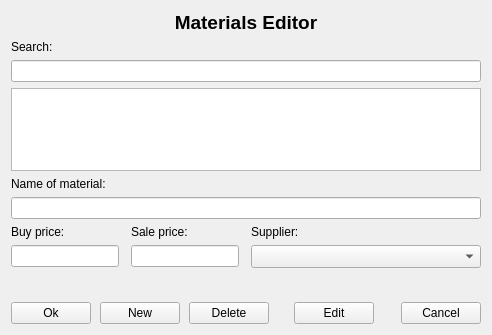
<?xml version="1.0" encoding="UTF-8"?>
<ui version="4.0">
 <author>@atp@</author>
 <class>AtpModulesMaterials</class>
 <widget class="QWidget" name="AtpModulesMaterials">
  <property name="geometry">
   <rect>
    <x>0</x>
    <y>0</y>
    <width>491</width>
    <height>335</height>
   </rect>
  </property>
  <property name="windowTitle">
   <string>Form</string>
  </property>
  <layout class="QGridLayout" name="gridLayout_2">
   <item row="1" column="0">
    <widget class="QLabel" name="label_5">
     <property name="text">
      <string>Search:</string>
     </property>
    </widget>
   </item>
   <item row="4" column="0">
    <widget class="QLabel" name="label_4">
     <property name="text">
      <string>Name of material:</string>
     </property>
    </widget>
   </item>
   <item row="6" column="0">
    <widget class="QLabel" name="label_3">
     <property name="text">
      <string>Buy price:</string>
     </property>
    </widget>
   </item>
   <item row="6" column="2">
    <widget class="QLabel" name="label_2">
     <property name="text">
      <string>Sale price:</string>
     </property>
    </widget>
   </item>
   <item row="6" column="5">
    <widget class="QLabel" name="label">
     <property name="text">
      <string>Supplier:</string>
     </property>
    </widget>
   </item>
   <item row="7" column="0">
    <widget class="QLineEdit" name="editBuy">
     <property name="sizePolicy">
      <sizepolicy hsizetype="Fixed" vsizetype="Fixed">
       <horstretch>0</horstretch>
       <verstretch>0</verstretch>
      </sizepolicy>
     </property>
    </widget>
   </item>
   <item row="7" column="1">
    <spacer name="horizontalSpacer_5">
     <property name="orientation">
      <enum>Qt::Horizontal</enum>
     </property>
     <property name="sizeHint" stdset="0">
      <size>
       <width>0</width>
       <height>20</height>
      </size>
     </property>
    </spacer>
   </item>
   <item row="7" column="2" colspan="2">
    <widget class="QLineEdit" name="editSale">
     <property name="sizePolicy">
      <sizepolicy hsizetype="Fixed" vsizetype="Fixed">
       <horstretch>0</horstretch>
       <verstretch>0</verstretch>
      </sizepolicy>
     </property>
    </widget>
   </item>
   <item row="7" column="4">
    <spacer name="horizontalSpacer_6">
     <property name="orientation">
      <enum>Qt::Horizontal</enum>
     </property>
     <property name="sizeHint" stdset="0">
      <size>
       <width>0</width>
       <height>20</height>
      </size>
     </property>
    </spacer>
   </item>
   <item row="7" column="5">
    <widget class="QComboBox" name="comboSupplier">
     <property name="sizePolicy">
      <sizepolicy hsizetype="Expanding" vsizetype="Fixed">
       <horstretch>0</horstretch>
       <verstretch>0</verstretch>
      </sizepolicy>
     </property>
     <property name="minimumSize">
      <size>
       <width>230</width>
       <height>23</height>
      </size>
     </property>
     <property name="maximumSize">
      <size>
       <width>300</width>
       <height>23</height>
      </size>
     </property>
    </widget>
   </item>
   <item row="8" column="3">
    <spacer name="verticalSpacer">
     <property name="orientation">
      <enum>Qt::Vertical</enum>
     </property>
     <property name="sizeType">
      <enum>QSizePolicy::Fixed</enum>
     </property>
     <property name="sizeHint" stdset="0">
      <size>
       <width>20</width>
       <height>28</height>
      </size>
     </property>
    </spacer>
   </item>
   <item row="9" column="0" colspan="6">
    <layout class="QGridLayout" name="gridLayout">
     <item row="0" column="0">
      <widget class="QPushButton" name="buttonOk">
       <property name="sizePolicy">
        <sizepolicy hsizetype="Fixed" vsizetype="Fixed">
         <horstretch>0</horstretch>
         <verstretch>0</verstretch>
        </sizepolicy>
       </property>
       <property name="text">
        <string>Ok</string>
       </property>
      </widget>
     </item>
     <item row="0" column="1">
      <spacer name="horizontalSpacer">
       <property name="orientation">
        <enum>Qt::Horizontal</enum>
       </property>
       <property name="sizeHint" stdset="0">
        <size>
         <width>37</width>
         <height>17</height>
        </size>
       </property>
      </spacer>
     </item>
     <item row="0" column="2">
      <widget class="QPushButton" name="buttonNew">
       <property name="sizePolicy">
        <sizepolicy hsizetype="Fixed" vsizetype="Fixed">
         <horstretch>0</horstretch>
         <verstretch>0</verstretch>
        </sizepolicy>
       </property>
       <property name="text">
        <string>New</string>
       </property>
      </widget>
     </item>
     <item row="0" column="3">
      <spacer name="horizontalSpacer_2">
       <property name="orientation">
        <enum>Qt::Horizontal</enum>
       </property>
       <property name="sizeHint" stdset="0">
        <size>
         <width>37</width>
         <height>17</height>
        </size>
       </property>
      </spacer>
     </item>
     <item row="0" column="4">
      <widget class="QPushButton" name="buttonDelete">
       <property name="sizePolicy">
        <sizepolicy hsizetype="Fixed" vsizetype="Fixed">
         <horstretch>0</horstretch>
         <verstretch>0</verstretch>
        </sizepolicy>
       </property>
       <property name="text">
        <string>Delete</string>
       </property>
      </widget>
     </item>
     <item row="0" column="5">
      <spacer name="horizontalSpacer_4">
       <property name="orientation">
        <enum>Qt::Horizontal</enum>
       </property>
       <property name="sizeHint" stdset="0">
        <size>
         <width>52</width>
         <height>20</height>
        </size>
       </property>
      </spacer>
     </item>
     <item row="0" column="6">
      <widget class="QPushButton" name="buttonEdit">
       <property name="sizePolicy">
        <sizepolicy hsizetype="Fixed" vsizetype="Fixed">
         <horstretch>0</horstretch>
         <verstretch>0</verstretch>
        </sizepolicy>
       </property>
       <property name="text">
        <string>Edit</string>
       </property>
      </widget>
     </item>
     <item row="0" column="7">
      <spacer name="horizontalSpacer_3">
       <property name="orientation">
        <enum>Qt::Horizontal</enum>
       </property>
       <property name="sizeHint" stdset="0">
        <size>
         <width>55</width>
         <height>20</height>
        </size>
       </property>
      </spacer>
     </item>
     <item row="0" column="8">
      <widget class="QPushButton" name="buttonCancel">
       <property name="sizePolicy">
        <sizepolicy hsizetype="Fixed" vsizetype="Fixed">
         <horstretch>0</horstretch>
         <verstretch>0</verstretch>
        </sizepolicy>
       </property>
       <property name="text">
        <string>Cancel</string>
       </property>
      </widget>
     </item>
    </layout>
   </item>
   <item row="3" column="0" colspan="6">
    <widget class="QTableView" name="tableMaterials"/>
   </item>
   <item row="2" column="0" colspan="6">
    <widget class="QLineEdit" name="editSearch"/>
   </item>
   <item row="5" column="0" colspan="6">
    <widget class="QLineEdit" name="editName"/>
   </item>
   <item row="0" column="0" colspan="6">
    <widget class="QLabel" name="label_6">
     <property name="font">
      <font>
       <pointsize>14</pointsize>
       <weight>75</weight>
       <bold>true</bold>
      </font>
     </property>
     <property name="text">
      <string>Materials Editor</string>
     </property>
     <property name="alignment">
      <set>Qt::AlignCenter</set>
     </property>
    </widget>
   </item>
  </layout>
 </widget>
 <resources/>
 <connections/>
</ui>
